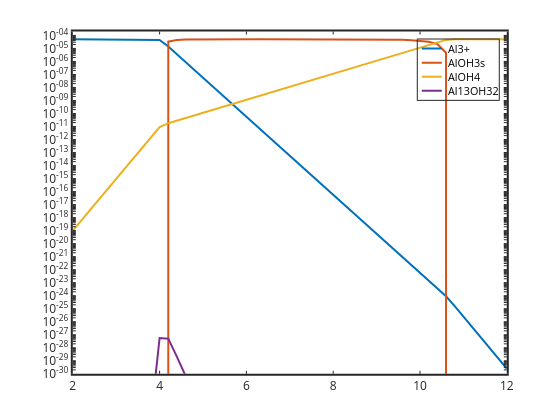

This figure's notebook cell:
### Code cell
semilogy(pH,Al,'linewidth',2,pH,AlOH3s,'linewidth',2,pH,AlOH4,'linewidth',2, ...
pH,Al13OH32,'linewidth',2)
 set(gca,'linewidth',2,'fontsize',12)
legend('Al3+','AlOH3s','AlOH4','Al13OH32')
axis([2 12 1e-30 2e-4])

### Figure 1 — Plotly figure (JSON) as saved in the notebook; plotly's stock layout.template omitted (floating-point values rounded to 4 significant figures; data arrays with more than 128 entries replaced by an {"elided": "..."} marker saying what was removed)
{"data": [{"line": {"color": "rgb(0,113,188)", "dash": "solid", "width": 2}, "marker": {"color": "rgb(0,113,188)", "line": {"color": "rgb(0,113,188)"}, "size": 6, "symbol": "none"}, "mode": "lines", "name": "Al3+", "showlegend": true, "type": "scatter", "visibility": true, "x": [2, 2.2, 2.4, 2.6, 2.8, 3, 3.2, 3.4, 3.6, 3.8, 4, 4.2, 4.4, 4.6, 4.8, 5, 5.2, 5.4, 5.6, 5.8, 6, 6.2, 6.4, 6.6, 6.8, 7, 7.2, 7.4, 7.6, 7.8, 8, 8.2, 8.4, 8.6, 8.8, 9, 9.2, 9.4, 9.6, 9.8, 10, 10.2, 10.4, 10.6, 10.8, 11, 11.2, 11.4, 11.6, 11.8, 12], "xaxis": "x", "y": [4.994e-05, 4.991e-05, 4.986e-05, 4.978e-05, 4.965e-05, 4.945e-05, 4.914e-05, 4.864e-05, 4.788e-05, 4.67e-05, 4.492e-05, 1.432e-05, 3.597e-06, 9.036e-07, 2.27e-07, 5.702e-08, 1.432e-08, 3.597e-09, 9.036e-10, 2.27e-10, 5.702e-11, 1.432e-11, 3.597e-12, 9.036e-13, 2.27e-13, 5.702e-14, 1.432e-14, 3.597e-15, 9.036e-16, 2.27e-16, 5.702e-17, 1.432e-17, 3.597e-18, 9.036e-19, 2.27e-19, 5.702e-20, 1.432e-20, 3.597e-21, 9.036e-22, 2.27e-22, 5.702e-23, 1.432e-23, 3.597e-24, 9.036e-25, 1.581e-25, 2.506e-26, 3.972e-27, 6.295e-28, 9.976e-29, 1.581e-29, 2.506e-30], "yaxis": "y"}, {"line": {"color": "rgb(216,82,24)", "dash": "solid", "width": 2}, "marker": {"color": "rgb(216,82,24)", "line": {"color": "rgb(216,82,24)"}, "size": 6, "symbol": "none"}, "mode": "lines", "name": "AlOH3s", "showlegend": true, "type": "scatter", "visibility": true, "x": [2, 2.2, 2.4, 2.6, 2.8, 3, 3.2, 3.4, 3.6, 3.8, 4, 4.2, 4.4, 4.6, 4.8, 5, 5.2, 5.4, 5.6, 5.8, 6, 6.2, 6.4, 6.6, 6.8, 7, 7.2, 7.4, 7.6, 7.8, 8, 8.2, 8.4, 8.6, 8.8, 9, 9.2, 9.4, 9.6, 9.8, 10, 10.2, 10.4, 10.6, 10.8, 11, 11.2, 11.4, 11.6, 11.8, 12], "xaxis": "x", "y": [0, 0, 0, 0, 0, 0, 0, 0, 0, 0, 0, 3.308e-05, 4.535e-05, 4.866e-05, 4.959e-05, 4.987e-05, 4.995e-05, 4.998e-05, 4.999e-05, 5e-05, 5e-05, 5e-05, 5e-05, 5e-05, 4.999e-05, 4.999e-05, 4.998e-05, 4.997e-05, 4.995e-05, 4.993e-05, 4.989e-05, 4.982e-05, 4.971e-05, 4.955e-05, 4.928e-05, 4.886e-05, 4.82e-05, 4.714e-05, 4.547e-05, 4.282e-05, 3.862e-05, 3.197e-05, 2.142e-05, 4.71e-06, 0, 0, 0, 0, 0, 0, 0], "yaxis": "y"}, {"line": {"color": "rgb(236,176,31)", "dash": "solid", "width": 2}, "marker": {"color": "rgb(236,176,31)", "line": {"color": "rgb(236,176,31)"}, "size": 6, "symbol": "none"}, "mode": "lines", "name": "AlOH4", "showlegend": true, "type": "scatter", "visibility": true, "x": [2, 2.2, 2.4, 2.6, 2.8, 3, 3.2, 3.4, 3.6, 3.8, 4, 4.2, 4.4, 4.6, 4.8, 5, 5.2, 5.4, 5.6, 5.8, 6, 6.2, 6.4, 6.6, 6.8, 7, 7.2, 7.4, 7.6, 7.8, 8, 8.2, 8.4, 8.6, 8.8, 9, 9.2, 9.4, 9.6, 9.8, 10, 10.2, 10.4, 10.6, 10.8, 11, 11.2, 11.4, 11.6, 11.8, 12], "xaxis": "x", "y": [9.965e-20, 6.284e-19, 3.961e-18, 2.495e-17, 1.57e-16, 9.867e-16, 6.186e-15, 3.864e-14, 2.399e-13, 1.477e-12, 8.963e-12, 1.803e-11, 2.858e-11, 4.529e-11, 7.178e-11, 1.138e-10, 1.803e-10, 2.858e-10, 4.529e-10, 7.178e-10, 1.138e-09, 1.803e-09, 2.858e-09, 4.529e-09, 7.178e-09, 1.138e-08, 1.803e-08, 2.858e-08, 4.529e-08, 7.178e-08, 1.138e-07, 1.803e-07, 2.858e-07, 4.529e-07, 7.178e-07, 1.138e-06, 1.803e-06, 2.858e-06, 4.529e-06, 7.178e-06, 1.138e-05, 1.803e-05, 2.858e-05, 4.529e-05, 5e-05, 5e-05, 5e-05, 5e-05, 5e-05, 5e-05, 5e-05], "yaxis": "y"}, {"line": {"color": "rgb(125,46,141)", "dash": "solid", "width": 2}, "marker": {"color": "rgb(125,46,141)", "line": {"color": "rgb(125,46,141)"}, "size": 6, "symbol": "none"}, "mode": "lines", "name": "Al13OH32", "showlegend": true, "type": "scatter", "visibility": true, "x": [2, 2.2, 2.4, 2.6, 2.8, 3, 3.2, 3.4, 3.6, 3.8, 4, 4.2, 4.4, 4.6, 4.8, 5, 5.2, 5.4, 5.6, 5.8, 6, 6.2, 6.4, 6.6, 6.8, 7, 7.2, 7.4, 7.6, 7.8, 8, 8.2, 8.4, 8.6, 8.8, 9, 9.2, 9.4, 9.6, 9.8, 10, 10.2, 10.4, 10.6, 10.8, 11, 11.2, 11.4, 11.6, 11.8, 12], "xaxis": "x", "y": [2.241e-91, 5.581e-85, 1.383e-78, 3.403e-72, 8.267e-66, 1.97e-59, 4.553e-53, 1.003e-46, 2.049e-40, 3.722e-34, 5.647e-28, 4.989e-28, 1.986e-29, 7.907e-31, 3.148e-32, 1.253e-33, 4.989e-35, 1.986e-36, 7.907e-38, 3.148e-39, 1.253e-40, 4.989e-42, 1.986e-43, 7.907e-45, 3.148e-46, 1.253e-47, 4.989e-49, 1.986e-50, 7.907e-52, 3.148e-53, 1.253e-54, 4.989e-56, 1.986e-57, 7.907e-59, 3.148e-60, 1.253e-61, 4.989e-63, 1.986e-64, 7.907e-66, 3.148e-67, 1.253e-68, 4.989e-70, 1.986e-71, 7.907e-73, 2.862e-76, 2.862e-80, 2.862e-84, 2.862e-88, 2.862e-92, 2.862e-96, 2.862e-100], "yaxis": "y"}, {"hoverinfo": "none", "line": {"color": "rgb(0,113,188)", "dash": "solid", "width": 2}, "marker": {"color": "rgb(0,113,188)", "line": {"color": "rgb(0,113,188)"}, "size": 6, "symbol": "none"}, "mode": "lines", "name": "", "showlegend": false, "type": "scatter", "visibility": true, "x": [3, 18], "xaxis": "x2", "y": [6.78, 6.78], "yaxis": "y2"}, {"hoverinfo": "none", "line": {"color": "rgb(216,82,24)", "dash": "solid", "width": 2}, "marker": {"color": "rgb(216,82,24)", "line": {"color": "rgb(216,82,24)"}, "size": 6, "symbol": "none"}, "mode": "lines", "name": "", "showlegend": false, "type": "scatter", "visibility": true, "x": [3, 18], "xaxis": "x2", "y": [17.34, 17.34], "yaxis": "y2"}, {"hoverinfo": "none", "line": {"color": "rgb(236,176,31)", "dash": "solid", "width": 2}, "marker": {"color": "rgb(236,176,31)", "line": {"color": "rgb(236,176,31)"}, "size": 6, "symbol": "none"}, "mode": "lines", "name": "", "showlegend": false, "type": "scatter", "visibility": true, "x": [3, 18], "xaxis": "x2", "y": [27.9, 27.9], "yaxis": "y2"}, {"hoverinfo": "none", "line": {"color": "rgb(125,46,141)", "dash": "solid", "width": 2}, "marker": {"color": "rgb(125,46,141)", "line": {"color": "rgb(125,46,141)"}, "size": 6, "symbol": "none"}, "mode": "lines", "name": "", "showlegend": false, "type": "scatter", "visibility": true, "x": [3, 18], "xaxis": "x2", "y": [38.46, 38.46], "yaxis": "y2"}], "layout": {"annotations": [{"font": {"color": "rgb(0,0,0)", "size": 10.8}, "showarrow": false, "text": "Al3+", "x": 21, "xanchor": "left", "xref": "x2", "y": 6.78, "yanchor": "middle", "yref": "y2"}, {"font": {"color": "rgb(0,0,0)", "size": 10.8}, "showarrow": false, "text": "AlOH3s", "x": 21, "xanchor": "left", "xref": "x2", "y": 17.34, "yanchor": "middle", "yref": "y2"}, {"font": {"color": "rgb(0,0,0)", "size": 10.8}, "showarrow": false, "text": "AlOH4", "x": 21, "xanchor": "left", "xref": "x2", "y": 27.9, "yanchor": "middle", "yref": "y2"}, {"font": {"color": "rgb(0,0,0)", "size": 10.8}, "showarrow": false, "text": "Al13OH32", "x": 21, "xanchor": "left", "xref": "x2", "y": 38.46, "yanchor": "middle", "yref": "y2"}], "height": 420, "hovermode": "closest", "margin": {"b": 0, "l": 0, "r": 0, "t": 0}, "plot_bgcolor": "rgba(0,0,0,0)", "showlegend": false, "width": 560, "xaxis": {"anchor": "y", "autorange": false, "domain": [0.13, 0.905], "exponentformat": "none", "gridcolor": "rgba(38,38,38,0.15)", "gridwidth": 2, "linecolor": "rgb(38,38,38)", "linewidth": 2, "mirror": "ticks", "range": [2, 12], "showgrid": false, "showline": true, "side": "bottom", "spikedash": "solid", "spikemode": "across", "spikesides": false, "spikethickness": 1, "tickangle": 0, "tickcolor": "rgb(38,38,38)", "tickfont": {"color": "rgb(38,38,38)", "size": 12}, "ticklen": 3, "ticks": "inside", "ticktext": ["2", "4", "6", "8", "10", "12"], "tickvals": [2, 4, 6, 8, 10, 12], "title": {"font": {"color": "rgb(0,0,0)", "size": 13.2}, "text": ""}, "type": "linear", "visible": true, "zeroline": false}, "xaxis2": {"anchor": "y2", "autorange": false, "domain": [0.746, 0.8907], "exponentformat": "none", "fixedrange": true, "gridcolor": "rgba(38,38,38,0.15)", "gridwidth": 1, "linecolor": "rgb(38,38,38)", "linewidth": 1, "mirror": true, "range": [0, 60.73], "showgrid": false, "showline": true, "showspikes": false, "side": "bottom", "spikedash": "solid", "spikemode": "across", "spikesides": false, "spikethickness": 1, "tickangle": 0, "tickcolor": "rgb(38,38,38)", "tickfont": {"color": "rgb(38,38,38)", "size": 10.8}, "ticklen": 3, "ticks": "", "ticktext": [], "tickvals": [], "title": {"font": {"color": "rgb(0,0,0)", "size": 11.88}, "text": ""}, "type": "linear", "visible": true, "zeroline": false}, "yaxis": {"anchor": "x", "autorange": false, "domain": [0.11, 0.925], "exponentformat": "none", "gridcolor": "rgba(38,38,38,0.15)", "gridwidth": 2, "linecolor": "rgb(38,38,38)", "linewidth": 2, "mirror": "ticks", "range": [-30, -3.699], "showgrid": false, "showline": true, "side": "left", "spikedash": "solid", "spikemode": "across", "spikesides": false, "spikethickness": 1, "tickangle": 0, "tickcolor": "rgb(38,38,38)", "tickfont": {"color": "rgb(38,38,38)", "size": 12}, "ticklen": 3, "ticks": "inside", "ticktext": {"elided": "236 str values"}, "tickvals": {"elided": "236 float values"}, "title": {"font": {"color": "rgb(0,0,0)", "size": 13.2}, "text": ""}, "type": "log", "visible": true, "zeroline": false}, "yaxis2": {"anchor": "x2", "autorange": false, "domain": [0.7623, 0.9059], "exponentformat": "none", "fixedrange": true, "gridcolor": "rgba(38,38,38,0.15)", "gridwidth": 1, "linecolor": "rgb(38,38,38)", "linewidth": 1, "mirror": true, "range": [45.24, 0], "showgrid": false, "showline": true, "showspikes": false, "side": "left", "spikedash": "solid", "spikemode": "across", "spikesides": false, "spikethickness": 1, "tickangle": 0, "tickcolor": "rgb(38,38,38)", "tickfont": {"color": "rgb(38,38,38)", "size": 10.8}, "ticklen": 3, "ticks": "", "ticktext": [], "tickvals": [], "title": {"font": {"color": "rgb(0,0,0)", "size": 11.88}, "text": ""}, "type": "linear", "visible": true, "zeroline": false}}}
